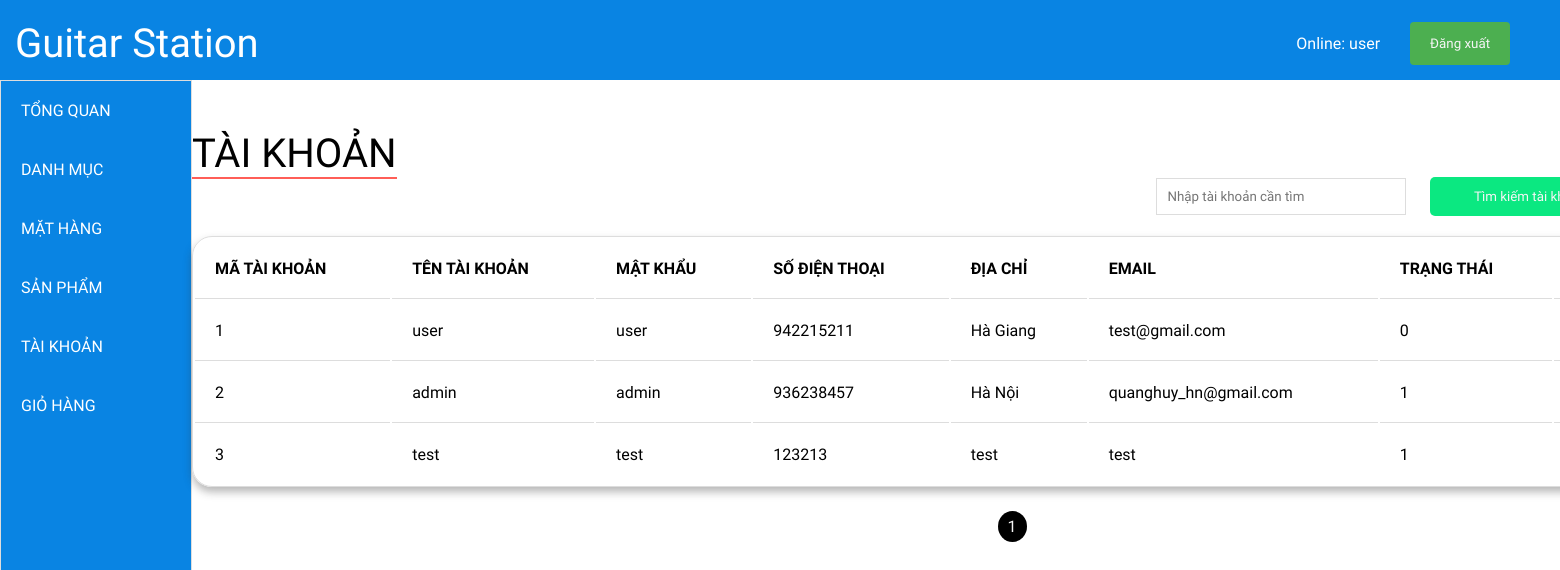
Screenshot of /admin/user/user.php (signed in) with the database file from the repository.
### tables this page shows
CREATE TABLE `tbl_user` (
  `user_id` int(20) NOT NULL,
  `user_name` varchar(30) NOT NULL,
  `user_pass` varchar(30) NOT NULL,
  `user_phone` int(20) NOT NULL,
  `user_address` varchar(50) NOT NULL,
  `user_email` varchar(50) NOT NULL,
  `user_mode` int(2) NOT NULL
);

### admin/user/user_show.php (the view, shortened to what this page needs)
<!DOCTYPE html>
<html lang="en">
<head>
    <link rel="stylesheet" href="../admin.css">
    <link rel="stylesheet" href="../product.css">
    <link rel="stylesheet" href="../product/pro.css">
    <link rel="stylesheet" href="../pagination.css">
    <link rel="stylesheet" href="https://use.fontawesome.com/releases/v5.7.2/css/all.css">
</head>
<body>
    <?php
    include '../../db.php';
    $search = isset($_GET['ten']) ? $_GET['ten'] : "";
    $item_per_page = !empty($_GET['per_page']) ? $_GET['per_page'] : 4;
    $current_page = !empty($_GET['page']) ? $_GET['page'] : 1;
    $offset = ($current_page - 1) * $item_per_page;
    if ($search) {
        $sql = "SELECT * FROM `tbl_user` WHERE `user_id` LIKE '%" . $search . "%' OR `user_name` LIKE '%" . $search . "%' OR `user_phone` LIKE '%" . $search . "%' OR `user_address` LIKE '%" . $search . "%' OR `user_email` LIKE '%" . $search . "%' OR `user_mode` LIKE '%" . $search . "%'LIMIT " . $item_per_page . " OFFSET " . $offset;
        $totalRecords = mysqli_query($connect, "SELECT * FROM `tbl_user` WHERE `user_id` LIKE '%" . $search . "%' OR `user_name` LIKE '%" . $search . "%' OR `user_phone` LIKE '%" . $search . "%' OR `user_address` LIKE '%" . $search . "%' OR `user_email` LIKE '%" . $search . "%' OR `user_mode` LIKE '%" . $search . "%'");
    } else {
        $sql = "SELECT * FROM tbl_user LIMIT " . $item_per_page . " OFFSET " . $offset;
    }
    $query = mysqli_query($connect, $sql);
    if (empty($_SESSION['current_user'])) {
    ?>
        Chua dang nhap , dang nhap tai
        <a href="../login.php">Tai day</a>
    <?php } else {
        $currentUser = $_SESSION['current_user'];
    ?>
        <header style="background-color: #0984e3;">
            <div class="cnt">
                <div class="logo">
                <span><a href="../homepage.php" style="text-decoration: none; color:white;">Guitar Station</a></span>
                </div>
                <div class="in-out" style="margin-right: 50px;">
                    <div class="name">
                        <p>Online: <?= $currentUser['user_name'] ?></p>
                    </div>
                    <button><a href="../../logout.php">Đăng xuất</a></button>
                </div>
            </div>
        </header>
        <div class="main">
            <div class="nav-small" style="height: calc(100vh - 80px); width:192px;">
                <div class="nav-small_left">
                    <div class="nav-item">
                        <a href="../homepage.php">TỔNG QUAN</a>
                    </div>
                    <div class="nav-item">
                        <a href="../menu/menu.php">DANH MỤC</a>
                    </div>
                    <div class="nav-item">
                    <a href="../cate/cate.php">MẶT HÀNG</a>
                    </div>
                    <div class="nav-item">
                        <a href="../product/product.php">SẢN PHẨM</a>
                    </div>
                    <div class="nav-item">
                        <a href="user.php">TÀI KHOẢN</a>
                    </div>
                    <div class="nav-item">
                        <a href="../cart/cart.php">GIỎ HÀNG</a>
                    </div>
                </div>
            </div>
            <div class="display-data" style="margin-right: auto !important; margin-left: auto !important;">
                <div class="title">
                    <span> TÀI KHOẢN </span>
                </div>
                <div class="action" style="margin-bottom: 20px;">
                    <form action="" method="GET">
                        <input type="text" style="padding: 10px; width: 250px; border: 1px solid #ddd;" placeholder="Nhập tài khoản cần tìm" value="<?= isset($_GET['ten']) ? $_GET['ten'] : "" ?>" name="ten" />
                        <input type="submit" class="btn btn-secondary" value="Tìm kiếm tài khoản" style="height: 39px;">
                    </form>
                </div>
                <div class="table-cart_left">
                    <table style="width: 1640px; border-collapse: inherit;  border: 1px solid #ddd; border-radius: 20px;">
                        <tr>
                            <th>MÃ TÀI KHOẢN</th>
                            <th>TÊN TÀI KHOẢN</th>
                            <th>MẬT KHẨU</th>
                            <th>SỐ ĐIỆN THOẠI</th>
                            <th>ĐỊA CHỈ</th>
                            <th>EMAIL</th>
                            <th>TRẠNG THÁI</th>
                            <th>THAO TÁC</th>
                        </tr>
                        <?php while ($row = mysqli_fetch_assoc($query)) : ?>
                            <tr>
                                <td>
                                    <div class="cate_id">
                                        <?php echo $row['user_id'] ?>
                                    </div>
                                </td>
                                <td>
                                    <div class="pro_id">
                                        <?php echo $row['user_name'] ?>
                                    </div>
                                </td>
                                <td>
                                    <div class="pro_name">
                                        <?php echo $row['user_pass'] ?>
                                    </div>
                                </td>
                                <td>
                                    <div class="pro_name">
                                        <?php echo $row['user_phone'] ?>
                                    </div>
                                </td>
                                <td>
                                    <div class="pro_rate">
                                        <?php echo $row['user_address'] ?>
                                    </div>
                                </td>
                                <td>
                                    <div class="pro_status">
                                        <?php echo $row['user_email'] ?>
                                    </div>
                                </td>
                                <td>
                                    <?php echo $row['user_mode'] ?>
                                </td>
                                <td style="padding: 10px !important;">
                                </td>
                            </tr>
                        <?php endwhile; ?>
                    </table>
                    <?php
                    include '../pagination.php';
                    ?>
                <?php }
                ?>
                </div>
            </div>
</body>
</html>

### admin/admin.css (style rules this page uses)
* { margin: 0; padding: 0; box-sizing: border-box; }
header { height: 80px; }
.cnt { display: flex; justify-content: space-between; align-items: center; padding-top: 20px; }
.logo span { color: white; font-size: 40px; }
.name { padding: 0px 30px; }
.in-out { color: white; display: flex; align-items: center; }
.in-out button { background-color: #4CAF50; padding: 14px 20px; border: none; border-radius: 4px; cursor: pointer; }
.logo { margin-left: 15px; }
.main { display: flex; justify-content: space-between; height: auto }
.nav-small { border: 1px solid #ddd; }
.nav-item { padding: 20px; }
.nav-item a { text-decoration: none; color: white; }
.display-data { color: black; }
.action { display: flex; justify-content: end; align-items: center; }
.action input { width: 200px; margin-right: 20px; }

### admin/product.css (style rules this page uses)
.table-cart_left table { width: auto; }
.table-cart_left th, td { padding: 20px; text-align: left; border-bottom: 1px solid #ddd; }

### admin/product/pro.css (style rules this page uses)
.action input { outline: none; }
.btn-secondary { cursor: pointer; border: none; border-radius: 5px; background-color: #0be881; color: whitesmoke; }
.nav-small { width: 200px; background-color: #0984e3; }
.display-data { width: fit-content; margin: 50px 50px 30px; }
.title span { font-size: 40px; border-bottom: 2px solid #ff5e57; }
.in-out a { text-decoration: none; color: whitesmoke; }
.nav-item { width: 190px; cursor: pointer; text-align: left; }

### admin/user/user.php (style rules this page uses)
* { font-family: 'Work Sans', sans-serif; }

### admin/user/user_show.php (style rules this page uses)
* { font-family: 'Work Sans', sans-serif; }
table { box-shadow: 0 5px 8px 0 rgba(50, 50, 50, 0.35); -webkit-box-shadow: 0 5px 8px 0 rgba(50, 50, 50, 0.35); -moz-box-shadow: 0 5px 8px 0 rgba(50, 50, 50, 0.35); }
table tr:last-child td { border-bottom: none; }

### rows the page displays
tbl_user: user_id "1", user_name "user", user_pass "user", user_phone "942215211", user_address "Hà Giang", user_email "test@gmail.com", user_mode "0"
tbl_user: user_id "2", user_name "admin", user_pass "admin", user_phone "936238457", user_address "Hà Nội", user_email "quanghuy_hn@gmail.com", user_mode "1"
tbl_user: user_id "3", user_name "test", user_pass "test", user_phone "123213", user_address "test", user_email "test", user_mode "1"

### other values shown
$currentUser['user_name'] "user"
